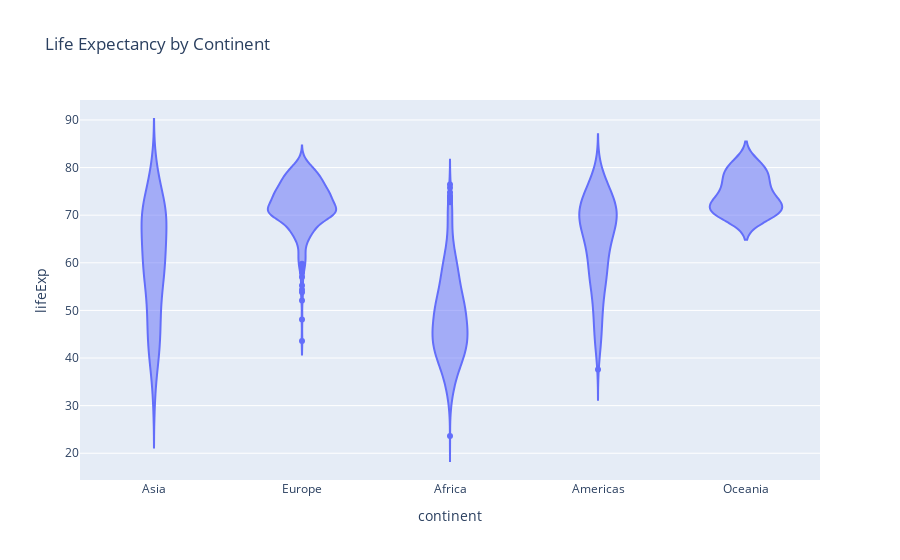

The notebook cell this image was saved under:
### Markdown cell above
[Back to top](#Index:) 

### Problem 7

#### Violin Plot of Life Expectancy by Continent with `plotly`



Create a Violin Plot of the Life Expectancy by continent using `plotly`.

### Code cell
#violin plot by continent in plotly
fig = px.violin(gapminder, x="continent", y="lifeExp", title="Life Expectancy by Continent")
fig.show()

### Figure 1 — Plotly figure (JSON) as saved in the notebook; plotly's stock layout.template omitted (floating-point values rounded to 4 significant figures; data arrays with more than 128 entries replaced by an {"elided": "..."} marker saying what was removed)
{"data": [{"alignmentgroup": "True", "box": {"visible": false}, "hovertemplate": "continent=%{x}<br>lifeExp=%{y}<extra></extra>", "legendgroup": "", "marker": {"color": "#636efa"}, "name": "", "offsetgroup": "", "orientation": "v", "scalegroup": "True", "showlegend": false, "type": "violin", "x": {"elided": "1704 str values"}, "x0": " ", "xaxis": "x", "y": {"elided": "1704 float values"}, "y0": " ", "yaxis": "y"}], "layout": {"legend": {"tracegroupgap": 0}, "title": {"text": "Life Expectancy by Continent"}, "violinmode": "group", "xaxis": {"anchor": "y", "domain": [0, 1], "title": {"text": "continent"}}, "yaxis": {"anchor": "x", "domain": [0, 1], "title": {"text": "lifeExp"}}}}
